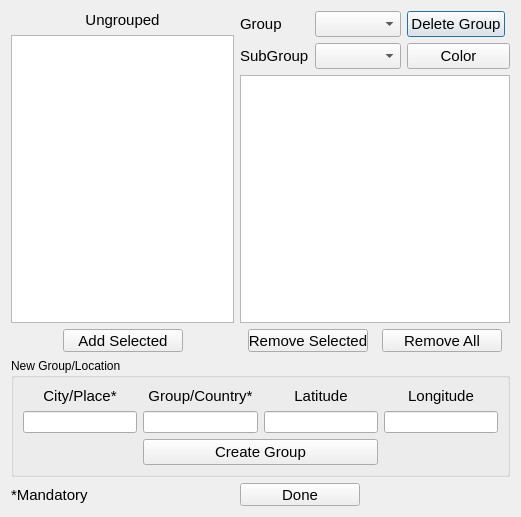
<?xml version="1.0" encoding="UTF-8"?>
<ui version="4.0">
 <class>GroupManager</class>
 <widget class="QDialog" name="GroupManager">
  <property name="geometry">
   <rect>
    <x>0</x>
    <y>0</y>
    <width>521</width>
    <height>517</height>
   </rect>
  </property>
  <property name="sizePolicy">
   <sizepolicy hsizetype="Preferred" vsizetype="Preferred">
    <horstretch>0</horstretch>
    <verstretch>0</verstretch>
   </sizepolicy>
  </property>
  <property name="windowTitle">
   <string>SVAMP: Group Manager</string>
  </property>
  <layout class="QGridLayout" name="gridLayout_3">
   <item row="0" column="0" rowspan="2">
    <layout class="QVBoxLayout" name="verticalLayout_2">
     <item>
      <widget class="QLabel" name="Ungrouped">
       <property name="font">
        <font>
         <pointsize>11</pointsize>
        </font>
       </property>
       <property name="toolTip">
        <string>Isolates not in any group</string>
       </property>
       <property name="text">
        <string>Ungrouped</string>
       </property>
       <property name="alignment">
        <set>Qt::AlignCenter</set>
       </property>
      </widget>
     </item>
     <item>
      <widget class="QListWidget" name="ungroupedList">
       <property name="font">
        <font>
         <pointsize>9</pointsize>
        </font>
       </property>
       <property name="toolTip">
        <string>Select isolates not in any group to add to the selected grroup</string>
       </property>
       <property name="selectionMode">
        <enum>QAbstractItemView::MultiSelection</enum>
       </property>
      </widget>
     </item>
    </layout>
   </item>
   <item row="0" column="1" colspan="2">
    <layout class="QGridLayout" name="gridLayout_2">
     <item row="0" column="0">
      <widget class="QLabel" name="label_4">
       <property name="font">
        <font>
         <pointsize>11</pointsize>
        </font>
       </property>
       <property name="text">
        <string>Group</string>
       </property>
      </widget>
     </item>
     <item row="0" column="1">
      <widget class="QComboBox" name="groupCombo">
       <property name="font">
        <font>
         <pointsize>11</pointsize>
        </font>
       </property>
       <property name="toolTip">
        <string>Select a group</string>
       </property>
       <property name="sizeAdjustPolicy">
        <enum>QComboBox::AdjustToContentsOnFirstShow</enum>
       </property>
      </widget>
     </item>
     <item row="0" column="2" colspan="2">
      <widget class="QPushButton" name="pushButton_deleteGroup">
       <property name="sizePolicy">
        <sizepolicy hsizetype="Fixed" vsizetype="Fixed">
         <horstretch>0</horstretch>
         <verstretch>0</verstretch>
        </sizepolicy>
       </property>
       <property name="font">
        <font>
         <pointsize>11</pointsize>
        </font>
       </property>
       <property name="text">
        <string>Delete Group</string>
       </property>
      </widget>
     </item>
     <item row="1" column="0">
      <widget class="QLabel" name="label_5">
       <property name="font">
        <font>
         <pointsize>11</pointsize>
        </font>
       </property>
       <property name="text">
        <string>SubGroup</string>
       </property>
      </widget>
     </item>
     <item row="1" column="1">
      <widget class="QComboBox" name="subGroupCombo">
       <property name="font">
        <font>
         <pointsize>11</pointsize>
        </font>
       </property>
       <property name="editable">
        <bool>false</bool>
       </property>
      </widget>
     </item>
     <item row="1" column="2" colspan="2">
      <widget class="QPushButton" name="pushButton_color">
       <property name="font">
        <font>
         <pointsize>11</pointsize>
        </font>
       </property>
       <property name="text">
        <string>Color</string>
       </property>
      </widget>
     </item>
    </layout>
   </item>
   <item row="1" column="1" colspan="2">
    <widget class="QListWidget" name="groupList">
     <property name="font">
      <font>
       <pointsize>9</pointsize>
      </font>
     </property>
     <property name="toolTip">
      <string>Isloates in the selected group</string>
     </property>
     <property name="selectionMode">
      <enum>QAbstractItemView::MultiSelection</enum>
     </property>
    </widget>
   </item>
   <item row="2" column="0">
    <layout class="QHBoxLayout" name="horizontalLayout_3">
     <item>
      <spacer name="horizontalSpacer">
       <property name="orientation">
        <enum>Qt::Horizontal</enum>
       </property>
       <property name="sizeHint" stdset="0">
        <size>
         <width>40</width>
         <height>20</height>
        </size>
       </property>
      </spacer>
     </item>
     <item>
      <widget class="QPushButton" name="addSelectedButton">
       <property name="minimumSize">
        <size>
         <width>120</width>
         <height>23</height>
        </size>
       </property>
       <property name="maximumSize">
        <size>
         <width>120</width>
         <height>23</height>
        </size>
       </property>
       <property name="font">
        <font>
         <pointsize>11</pointsize>
        </font>
       </property>
       <property name="toolTip">
        <string>Add the selected ungrouped isolates to the group</string>
       </property>
       <property name="text">
        <string>Add Selected</string>
       </property>
      </widget>
     </item>
     <item>
      <spacer name="horizontalSpacer_2">
       <property name="orientation">
        <enum>Qt::Horizontal</enum>
       </property>
       <property name="sizeHint" stdset="0">
        <size>
         <width>40</width>
         <height>20</height>
        </size>
       </property>
      </spacer>
     </item>
    </layout>
   </item>
   <item row="2" column="1" colspan="2">
    <layout class="QHBoxLayout" name="horizontalLayout">
     <item>
      <widget class="QPushButton" name="removeSelectedButton">
       <property name="minimumSize">
        <size>
         <width>120</width>
         <height>23</height>
        </size>
       </property>
       <property name="maximumSize">
        <size>
         <width>120</width>
         <height>23</height>
        </size>
       </property>
       <property name="font">
        <font>
         <pointsize>11</pointsize>
        </font>
       </property>
       <property name="toolTip">
        <string>Remove the selected isolates from this group</string>
       </property>
       <property name="text">
        <string>Remove Selected</string>
       </property>
      </widget>
     </item>
     <item>
      <widget class="QPushButton" name="removeAllButton">
       <property name="sizePolicy">
        <sizepolicy hsizetype="Minimum" vsizetype="Fixed">
         <horstretch>0</horstretch>
         <verstretch>0</verstretch>
        </sizepolicy>
       </property>
       <property name="minimumSize">
        <size>
         <width>120</width>
         <height>23</height>
        </size>
       </property>
       <property name="maximumSize">
        <size>
         <width>120</width>
         <height>23</height>
        </size>
       </property>
       <property name="font">
        <font>
         <pointsize>11</pointsize>
        </font>
       </property>
       <property name="toolTip">
        <string>Remove all of the isloates from this group</string>
       </property>
       <property name="text">
        <string>Remove All</string>
       </property>
      </widget>
     </item>
    </layout>
   </item>
   <item row="3" column="0" colspan="3">
    <widget class="QGroupBox" name="groupBox">
     <property name="title">
      <string>New Group/Location</string>
     </property>
     <layout class="QGridLayout" name="gridLayout">
      <item row="0" column="1">
       <widget class="QLabel" name="label_grname">
        <property name="font">
         <font>
          <pointsize>11</pointsize>
         </font>
        </property>
        <property name="text">
         <string>Group/Country*</string>
        </property>
        <property name="alignment">
         <set>Qt::AlignCenter</set>
        </property>
       </widget>
      </item>
      <item row="0" column="2">
       <widget class="QLabel" name="label_latitude">
        <property name="font">
         <font>
          <pointsize>11</pointsize>
         </font>
        </property>
        <property name="text">
         <string>Latitude</string>
        </property>
        <property name="alignment">
         <set>Qt::AlignCenter</set>
        </property>
       </widget>
      </item>
      <item row="0" column="3">
       <widget class="QLabel" name="label">
        <property name="font">
         <font>
          <pointsize>11</pointsize>
         </font>
        </property>
        <property name="text">
         <string>Longitude</string>
        </property>
        <property name="alignment">
         <set>Qt::AlignCenter</set>
        </property>
       </widget>
      </item>
      <item row="1" column="1">
       <widget class="QLineEdit" name="newGroupLine">
        <property name="toolTip">
         <string>New group name</string>
        </property>
       </widget>
      </item>
      <item row="1" column="2">
       <widget class="QLineEdit" name="lineEdit_lat"/>
      </item>
      <item row="1" column="3">
       <widget class="QLineEdit" name="lineEdit_lon"/>
      </item>
      <item row="2" column="1" colspan="2">
       <widget class="QPushButton" name="addGroupButton">
        <property name="sizePolicy">
         <sizepolicy hsizetype="Preferred" vsizetype="Fixed">
          <horstretch>0</horstretch>
          <verstretch>0</verstretch>
         </sizepolicy>
        </property>
        <property name="maximumSize">
         <size>
          <width>16777215</width>
          <height>16777215</height>
         </size>
        </property>
        <property name="font">
         <font>
          <pointsize>11</pointsize>
         </font>
        </property>
        <property name="toolTip">
         <string>Add this group to the list</string>
        </property>
        <property name="text">
         <string>Create Group</string>
        </property>
       </widget>
      </item>
      <item row="1" column="0">
       <widget class="QLineEdit" name="cityLine"/>
      </item>
      <item row="0" column="0">
       <widget class="QLabel" name="label_2">
        <property name="font">
         <font>
          <pointsize>11</pointsize>
         </font>
        </property>
        <property name="text">
         <string>City/Place*</string>
        </property>
        <property name="alignment">
         <set>Qt::AlignCenter</set>
        </property>
       </widget>
      </item>
     </layout>
    </widget>
   </item>
   <item row="4" column="0">
    <widget class="QLabel" name="label_3">
     <property name="font">
      <font>
       <pointsize>11</pointsize>
      </font>
     </property>
     <property name="text">
      <string>*Mandatory</string>
     </property>
    </widget>
   </item>
   <item row="4" column="1">
    <widget class="QPushButton" name="doneButton">
     <property name="minimumSize">
      <size>
       <width>120</width>
       <height>23</height>
      </size>
     </property>
     <property name="maximumSize">
      <size>
       <width>400</width>
       <height>23</height>
      </size>
     </property>
     <property name="font">
      <font>
       <pointsize>11</pointsize>
      </font>
     </property>
     <property name="toolTip">
      <string>Finish and return to the main application</string>
     </property>
     <property name="text">
      <string>Done</string>
     </property>
    </widget>
   </item>
   <item row="4" column="2">
    <spacer name="horizontalSpacer_3">
     <property name="orientation">
      <enum>Qt::Horizontal</enum>
     </property>
     <property name="sizeHint" stdset="0">
      <size>
       <width>177</width>
       <height>20</height>
      </size>
     </property>
    </spacer>
   </item>
  </layout>
 </widget>
 <tabstops>
  <tabstop>newGroupLine</tabstop>
  <tabstop>groupList</tabstop>
  <tabstop>ungroupedList</tabstop>
  <tabstop>removeSelectedButton</tabstop>
  <tabstop>removeAllButton</tabstop>
  <tabstop>addSelectedButton</tabstop>
 </tabstops>
 <resources/>
 <connections/>
</ui>
